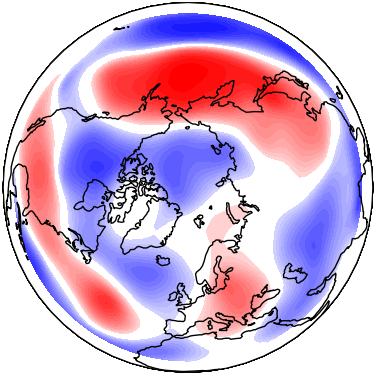
#> input picture EOFs/Plots/Per_Month/NAMZ500/Alta-abr.png, 375 x 375 px; its folder holds only this picture in this run
$ jupyter execute --allow-errors EOFs-eofs.xarray.ipynb
#> lines starting #> are read from the running program, lines starting #| are printed output that depends on the picture
El código para graficar la eof y calcularla lo obtuve de un ejemplo de la página web de la librería que use para calcular la eof: https://ajdawson.github.io/eofs/examples/nao_xarray.html

[cell 1]
import numpy as np
import pandas as pd

import xarray as xr
from eofs.xarray import Eof

import cartopy.crs as ccrs
import matplotlib.pyplot as plt

import os  # Para recorrer directorios

from PIL import Image # Para recortar las gráficas y eliminar el exceso de fondo blanco

Creo un nuevo mapa de color para que los datos cercanos a 0 sean completamente blancos

[cell 2]
import matplotlib as mpl
from matplotlib.colors import LinearSegmentedColormap, ListedColormap

bwr = mpl.colormaps['bwr'].resampled(40)
newcolors = bwr(np.linspace(0, 1, 40))
white = np.array([256/256, 256/256, 256/256, 1])
newcolors[17:23, :] = white
newcmp = ListedColormap(newcolors)

[cell 3]
newcmp

#> (a cell that did not finish here is left out)

# Slice the data depending of the months

[cell 5]
def Slice_netcdf(file, months): # hemisph(0=north, 1=south)

    ds = xr.open_dataset(file)


    hgt = ds['hgt'].values
    time = ds['time'].values
    lon = ds['lon'].values
    lat = ds['lat'].values
    level = ds['level'].values

    years = int(len(time)/12)

    hgt = hgt.reshape((years, 12, 1, 29, 144))

    time = time.reshape((years,12))

    hgt_season = hgt[:, months, :, :, :]  # (años, meses, level, lat, lon)
    time = time[:, months]

    hgt_season = hgt_season.reshape((years * len(months), 1, 29, 144))

    time = time.reshape(years  * len(months))

    HGT = xr.DataArray(
        data=hgt_season,
        dims=["time", 'level', "lat", "lon"],
        coords=dict(
            time=time,
            lon=lon,
            lat=lat,
            level=level))

    return HGT

# Calculate the EOF

[cell 6]
# [14 lines left out: function Calc_eof, not called in this run]

# Slice data for Alta-Baja

[cell 7]
# [24 lines left out: function Slice_flux, not called in this run]

# Plot EOF

[cell 8]
# [32 lines left out: function Graph_eof, not called in this run]

    #plt.savefig(f"{folder}/{file}/{bias}-{months}.png")

# Main

# Slice the Flux

#> (a cell that did not finish here is left out)

#> (a cell that did not finish here is left out)

## Meses de interés por hemisferio

[cell 11]
folder = "Plots"

[cell 12]
p_months_north = {"ene-mar":[0,1,2], "jun-ago":[5,6,7]}
p_months_south = {"nov":[10], "jun-ago":[5,6,7], "feb-mar":[1,2]}

### Normal

#> (a cell that did not finish here is left out)

### Alta

#> (a cell that did not finish here is left out)

### Baja

#> (a cell that did not finish here is left out)

# Create Colorbar

[cell 16]
fig, ax = plt.subplots(figsize=(13, 0.9), layout='constrained')

bounds = np.linspace(-1,1, 39)
norm = mpl.colors.BoundaryNorm(bounds, newcmp.N, extend='both')

cbar = fig.colorbar(mpl.cm.ScalarMappable(norm, cmap=newcmp),
             cax=ax, orientation='horizontal')
cbar.set_ticks([-1, -0.5, 0, 0.5, 1])
cbar.ax.tick_params(labelsize=38)
plt.savefig(f"Plots/colorbar_Sur.png")
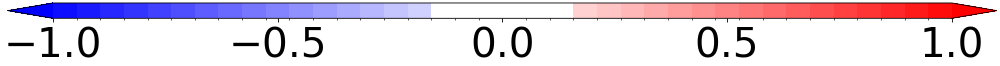
#> figure drawn by matplotlib, 1 panel
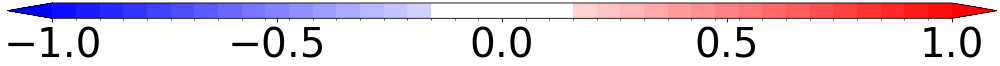
#> figure drawn by matplotlib, 1 panel

# Graficas Mes a Mes

[cell 17]
folder = "Plots/Per_Month"

[cell 18]
a = [[2],[0]]
a[1][0]

[cell 19]
p_months_north = {"ene":[[0], [0]], "feb":[[1], [0]], "mar":[[2],[0]], "abr":[[0], [0]], "may":[[0], [1]], "jun":[[0], [1]], "jul":[[0], [1]], "ago":[[0], [1]], "sep":[8], "oct":[9], "noc":[10], "dic":[11]}
p_months_south = {"ene":[0], "feb":[1], "mar":[2], "abr":[3], "may":[4], "jun":[5], "jul":[6], "ago":[7], "sep":[8], "oct":[9], "noc":[10], "dic":[11]}

### Normal

#> (a cell that did not finish here is left out)

### Alta

#> (a cell that did not finish here is left out)

### Baja

#> (a cell that did not finish here is left out)

## Recortar imagenes para que sea automático y tener que recortarlas en Canva

[cell 23]
directory = os.scandir("Plots/Per_Month/NAMZ500")

for amz in directory:
    # Open the image
    img = Image.open(f"Plots/Per_Month/NAMZ500/{amz.name}")
#> img is the input picture: PIL image 375x375 RGBA; mean R, G, B, A 207.2, 179.4, 210.8, 255

    # Define the cropping box as a 4-tuple: (left, upper, right, lower)
    # These coordinates represent the top-left (left, upper) and bottom-right (right, lower)
    # corners of the desired crop region.

    box = (140, 55, 515, 430)

    # Crop the image
    cropped_img = img.crop(box)
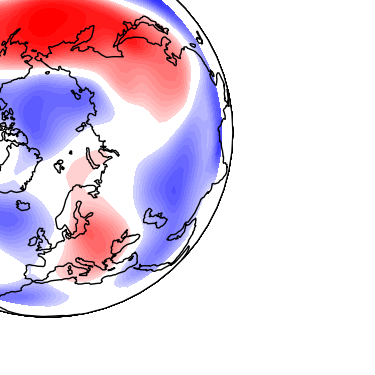
#> cropped_img: PIL image 375x375 RGBA; mean R, G, B, A 109.8, 91.4, 107.6, 136.4; transparent parts drawn white

    # Save the cropped image
    cropped_img.save(f"Plots/Per_Month/Recorte_NAMZ500/{amz.name}")

#> (the rest of this cell did not finish here and is left out)

$ run again, on EOFs/Plots/Per_Month/NAMZ500/Alta-feb.png
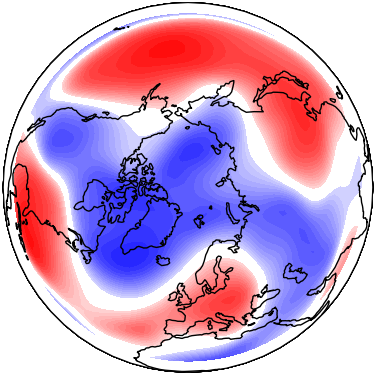
#> input picture EOFs/Plots/Per_Month/NAMZ500/Alta-feb.png, 375 x 375 px
#> img is the input picture: PIL image 375x375 RGBA; mean R, G, B, A 201.7, 165.6, 202.6, 255
#> `cropped_img = img.crop(box)`:
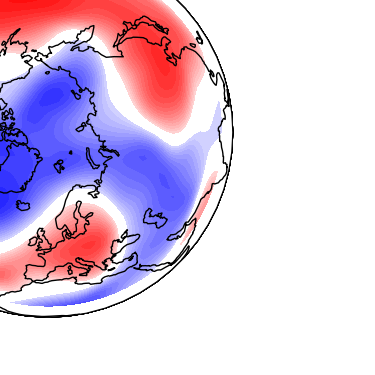
#> cropped_img: PIL image 375x375 RGBA; mean R, G, B, A 101.9, 82.9, 107, 136.4; transparent parts drawn white

$ run again, on EOFs/Plots/Per_Month/NAMZ500/Alta-jul.png
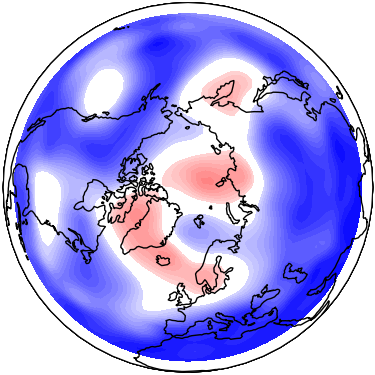
#> input picture EOFs/Plots/Per_Month/NAMZ500/Alta-jul.png, 375 x 375 px
#> img is the input picture: PIL image 375x375 RGBA; mean R, G, B, A 169.9, 165.1, 234, 255
#> `cropped_img = img.crop(box)`:
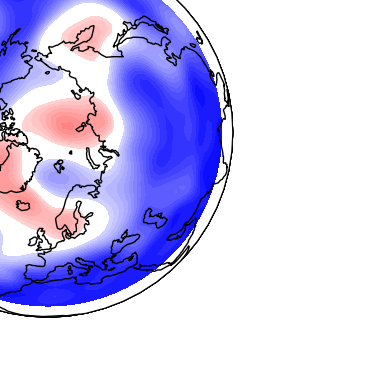
#> cropped_img: PIL image 375x375 RGBA; mean R, G, B, A 85.9, 81.7, 121.9, 136.4; transparent parts drawn white

$ run again, on EOFs/Plots/Per_Month/NAMZ500/Alta-jun.png
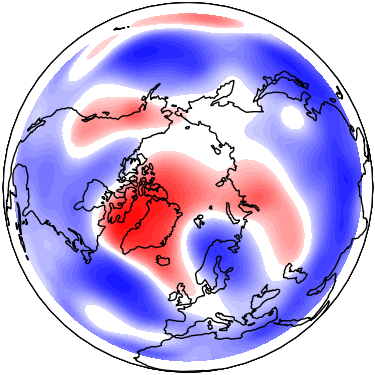
#> input picture EOFs/Plots/Per_Month/NAMZ500/Alta-jun.png, 375 x 375 px
#> img is the input picture: PIL image 375x375 RGBA; mean R, G, B, A 190.2, 175.2, 223.8, 255
#> `cropped_img = img.crop(box)`:
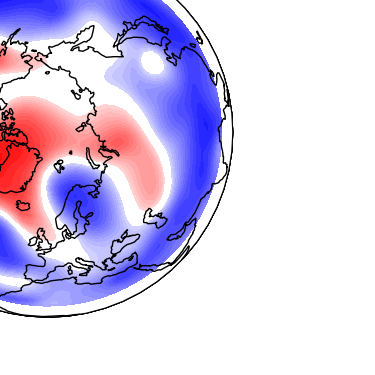
#> cropped_img: PIL image 375x375 RGBA; mean R, G, B, A 97.1, 86.8, 115.8, 136.4; transparent parts drawn white

$ run again, on EOFs/Plots/Per_Month/NAMZ500/Alta-ago.png
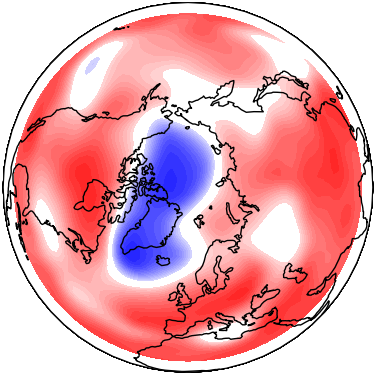
#> input picture EOFs/Plots/Per_Month/NAMZ500/Alta-ago.png, 375 x 375 px
#> img is the input picture: PIL image 375x375 RGBA; mean R, G, B, A 228.7, 168.5, 178.4, 255
#> `cropped_img = img.crop(box)`:
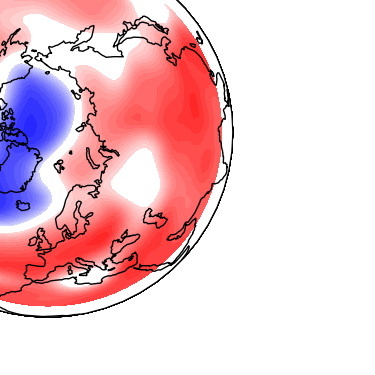
#> cropped_img: PIL image 375x375 RGBA; mean R, G, B, A 117.9, 83.3, 91.4, 136.4; transparent parts drawn white
